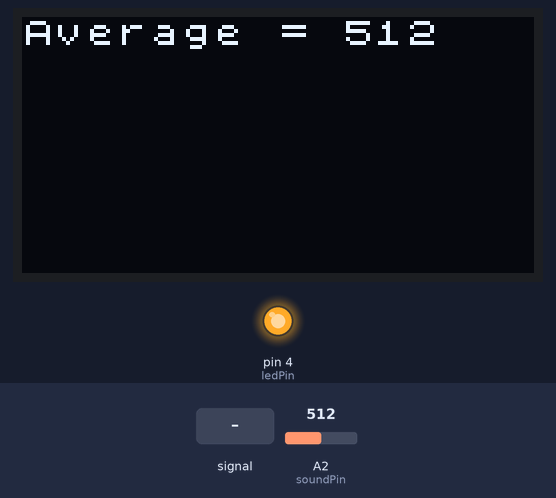
Bench run of a sketch on a simulated Arduino Uno, built with avr-gcc and run on an emulated ATmega328P. On the bench: 128×64 one-colour display, output pins drawn as LEDs (lit = HIGH). Inputs (shaded band) come from the test bench; at power-on: A2 (soundPin) = 512.

Above: at 1.7 s.
1.8 s: A2 (soundPin) fed a 200 Hz sine of ±460 counts around its level
At 2.6 s:
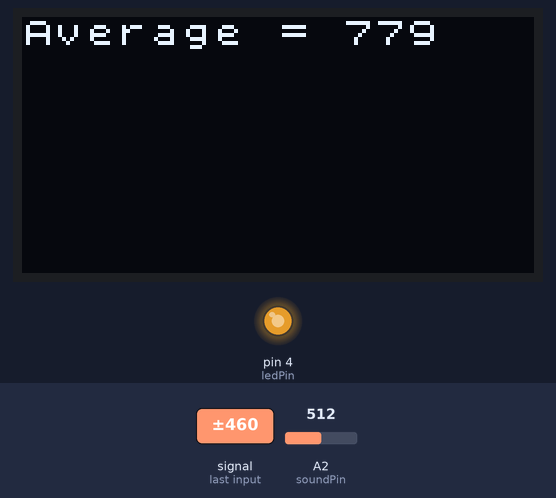
3.4 s: A2 (soundPin) set to 716
At 4.8 s:
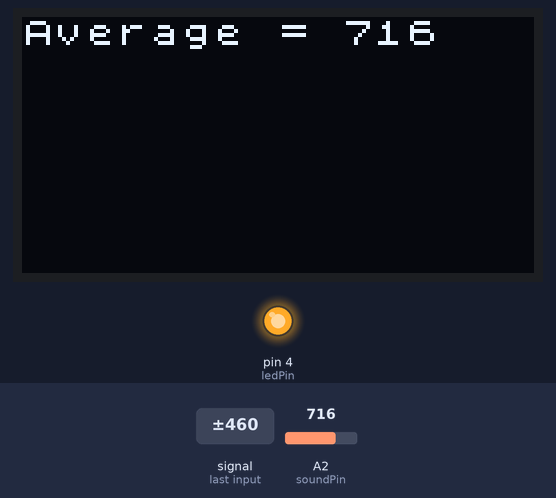
5.1 s: A2 (soundPin) fed a 1000 Hz sine of ±255 counts around its level
At 6.3 s:
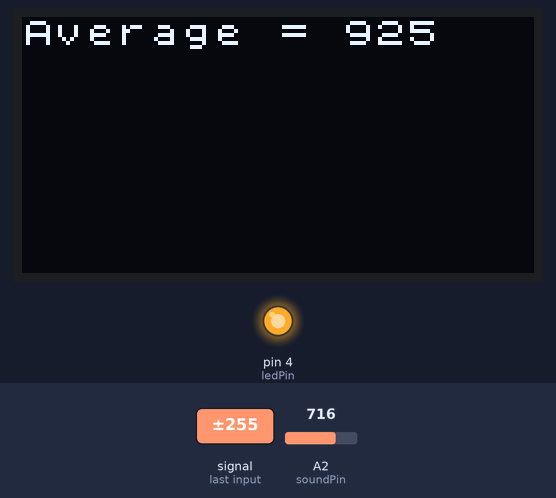
7.4 s: A2 (soundPin) set to 900
At 8.9 s:
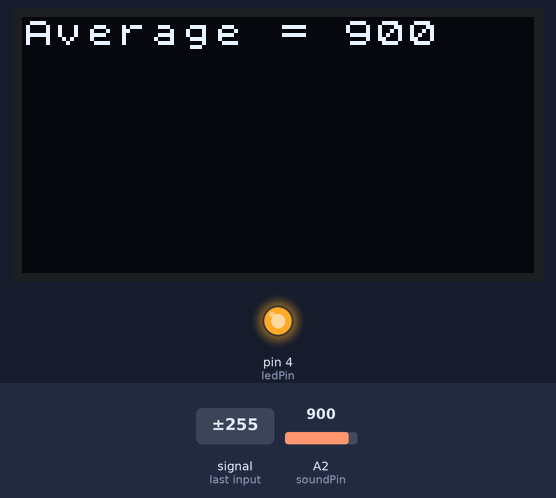
9.8 s: A2 (soundPin) set to 1010
At 11.6 s:
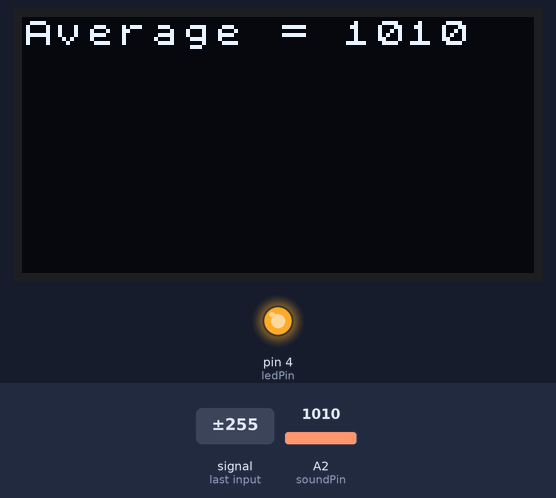
Timing chart, 0 to 13.1 s (numbered marks = the images above; inputs shaded):
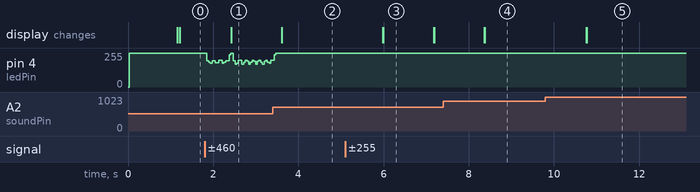

Measured:
- after the input at 1.8 s, the display: changes after 0.63 s (image 1)
- after the input at 5.1 s, the display: first changes after 0.88 s (image 3 shows a later state)
- after the input at 9.8 s, the display: first changes after 0.95 s (image 5 shows a later state)

The sketch:

Sound_Volume_IND.ino
```cpp
#include <Arduino.h>
#include <U8x8lib.h>
U8X8_SSD1306_128X64_ALT0_HW_I2C u8x8(/* reset=*/ U8X8_PIN_NONE);

int soundPin = A2; // Analog sound sensor is to be attached to analog
int ledPin = 4; // Digital LED is to be attached to digital
int loudest= 0;
int quietest = 9999;
int average;
int sum;
void setup(void)
{
  pinMode(ledPin, OUTPUT);
  Serial.begin(9600);

  u8x8.begin();
  u8x8.setFlipMode(1);

}

void loop(void)
{

  //Serial.println(soundState);   // if the sound sensor’s value is greater than 200, the light will be on for 5 seconds.


  u8x8.setFont(u8x8_font_chroma48medium8_r);
  u8x8.setCursor(0, 0);
  /*
  if(soundState > 250)
  {
    u8x8.print("Its loud  ");
    u8x8.println(soundState);
    if(soundState > loudest){
      loudest = soundState;
    }
    //delay(2000);
  }
  else
  {
    u8x8.print("Its quiet ");
    u8x8.println(soundState);
    if(soundState < quietest) {
      quietest = soundState;
    }
    //delay(200);
  }
  */
  for(int i=0; i <= 1000; i++) {
        int soundState = analogRead(soundPin); // Read sound sensor’s value
        if (soundState > 200)
      {
        digitalWrite(ledPin, HIGH);
       // delay(1000);
      }
      else
      {
        digitalWrite(ledPin, LOW);
      }
    sum =+ soundState;
    delay(1);
  }
  average = sum;

  u8x8.print("Average = ");
  u8x8.print(average);
  u8x8.print("  ");
  //delay(1000);
  //u8x8.print("Loudest = ");
  //u8x8.println(loudest);
  //u8x8.print("Quietest = ");
  //u8x8.println(quietest);

}
```
